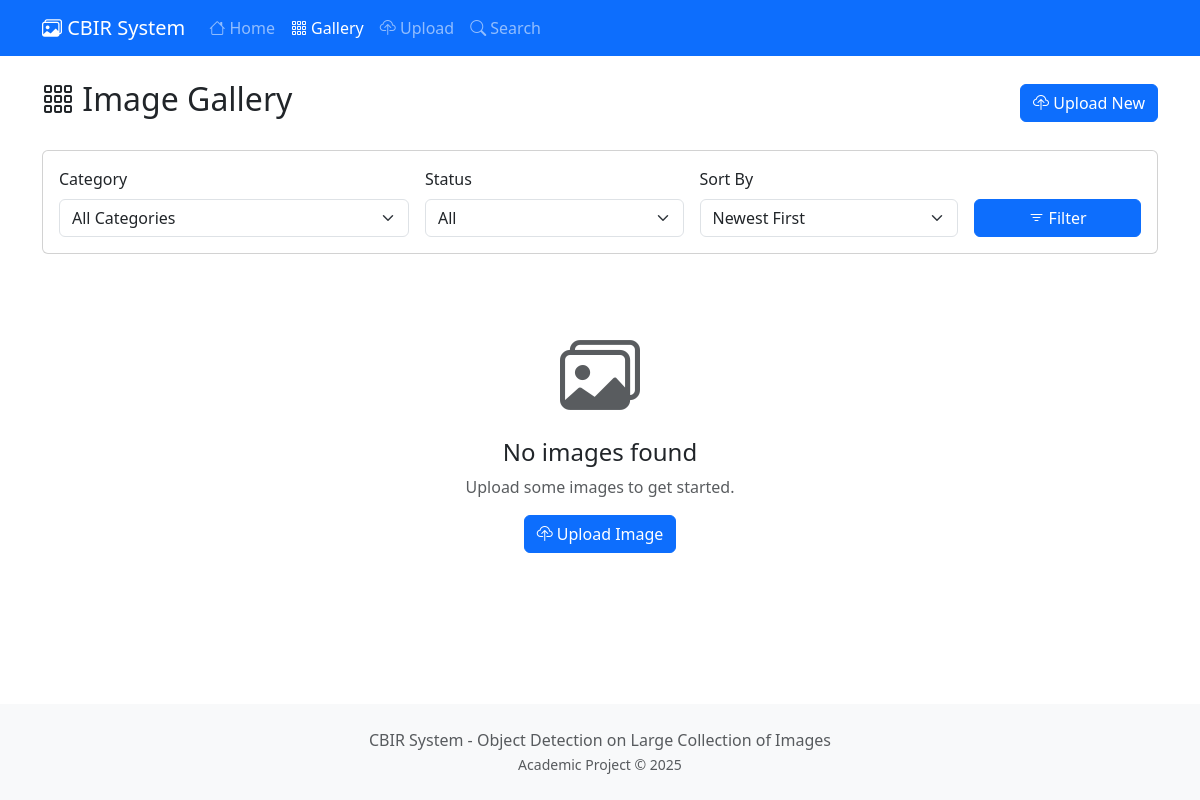
The app's page /gallery/, older data.
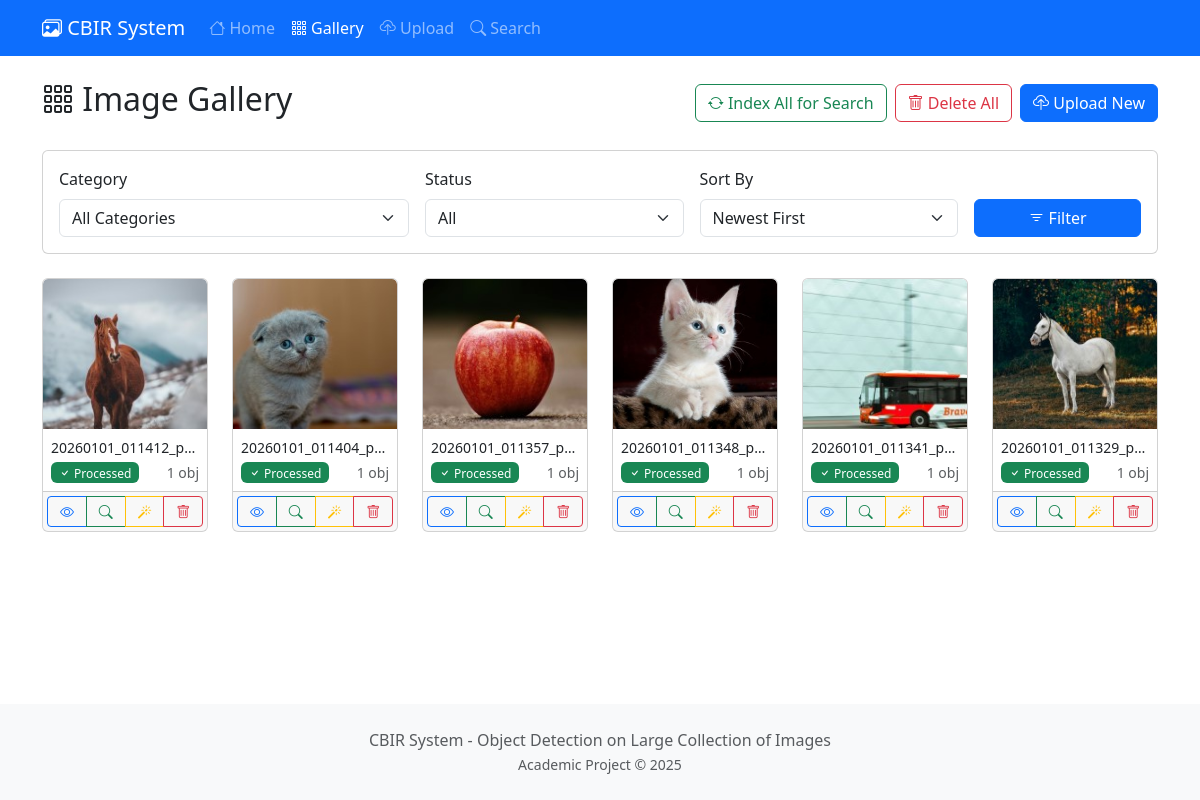
The same page, newer data.
### core/models.py (models this page shows, shortened)
class Image(models.Model):
    file = models.ImageField(upload_to=image_upload_path)
    filename = models.CharField(max_length=255)
    category = models.CharField(max_length=100, null=True, blank=True)
    uploaded_at = models.DateTimeField(auto_now_add=True)
    width = models.IntegerField(default=0)
    height = models.IntegerField(default=0)
    file_size = models.IntegerField(default=0)  # in bytes
    features_extracted = models.BooleanField(default=False)
    feature_vector = models.BinaryField(null=True, blank=True)  # Serialized numpy array
    class Meta:
        ordering = ['-uploaded_at']
    @property
    def image(self):
        return self.file
    @property
    def original_filename(self):
        return self.filename
    @property
    def is_processed(self):
        return self.detected_objects.exists()

### core/views.py (the view)
# urls.py: path('gallery/', views.GalleryView.as_view(), name='gallery'),
class GalleryView(ListView):
    model = Image
    template_name = 'core/gallery.html'
    context_object_name = 'images'
    paginate_by = 20
    def get_queryset(self):
        queryset = Image.objects.all()
        category = self.request.GET.get('category')
        if category:
            queryset = queryset.filter(category=category)
        search = self.request.GET.get('search')
        if search:
            queryset = queryset.filter(filename__icontains=search)
        return queryset
    def get_context_data(self, **kwargs):
        context = super().get_context_data(**kwargs)
        context['categories'] = [(cat, cat.replace('_', ' ').title()) for cat in settings.CATEGORY_LIST]
        context['current_category'] = self.request.GET.get('category', '')
        context['search_query'] = self.request.GET.get('search', '')
        return context

### templates/core/gallery.html (shortened to what this page needs)
{% extends 'core/base.html' %}
{% block content %}
<div class="d-flex justify-content-between align-items-center mb-4">
    <h2><i class="bi bi-grid-3x3-gap"></i> Image Gallery</h2>
    <div class="d-flex gap-2">
        {% if images %}
        <button type="button" class="btn btn-outline-success" onclick="indexAllImages()">
            <i class="bi bi-arrow-repeat"></i> Index All for Search
        </button>
        <button type="button" class="btn btn-outline-danger" onclick="deleteAllImages()">
            <i class="bi bi-trash"></i> Delete All
        </button>
        {% endif %}
        <a href="{% url 'core:upload' %}" class="btn btn-primary">
            <i class="bi bi-cloud-upload"></i> Upload New
        </a>
    </div>
</div>
<div class="card mb-4">
    <div class="card-body">
        <form method="get" class="row g-3">
            <div class="col-md-4">
                <label class="form-label">Category</label>
                <select name="category" class="form-select">
                    <option value="">All Categories</option>
                </select>
            </div>
            <div class="col-md-3">
                <label class="form-label">Status</label>
                <select name="processed" class="form-select">
                    <option value="">All</option>
                </select>
            </div>
            <div class="col-md-3">
                <label class="form-label">Sort By</label>
                <select name="sort" class="form-select">
                    <option value="-uploaded_at" {% if request.GET.sort == '-uploaded_at' %}selected{% endif %}>Newest First</option>
                </select>
            </div>
            <div class="col-md-2 d-flex align-items-end">
                <button type="submit" class="btn btn-primary w-100">
                    <i class="bi bi-filter"></i> Filter
                </button>
            </div>
        </form>
    </div>
</div>
{% if images %}
<div class="row" id="galleryGrid">
    {% for image in images %}
    <div class="col-lg-2 col-md-3 col-sm-4 col-6 mb-4">
        <div class="card h-100 image-card" data-image-id="{{ image.id }}">
            <a href="{% url 'core:image_detail' image.id %}">
                <img src="{{ image.image.url }}" class="card-img-top" alt="{{ image.original_filename }}">
            </a>
            <div class="card-body p-2">
                <p class="card-text small text-truncate mb-1" title="{{ image.original_filename }}">
                    {{ image.original_filename }}
                </p>
                <div class="d-flex justify-content-between align-items-center">
                    {% if image.is_processed %}
                    <span class="badge bg-success"><i class="bi bi-check"></i> Processed</span>
                    {% else %}
                    <span class="badge bg-secondary">Pending</span>
                    {% endif %}
                    <small class="text-muted">{{ image.detected_objects.count }} obj</small>
                </div>
            </div>
            <div class="card-footer p-1">
                <div class="btn-group btn-group-sm w-100">
                    <a href="{% url 'core:image_detail' image.id %}" class="btn btn-outline-primary" title="View">
                        <i class="bi bi-eye"></i>
                    </a>
                    <a href="{% url 'core:search_by_image' image.id %}" class="btn btn-outline-success" title="Find Similar">
                        <i class="bi bi-search"></i>
                    </a>
                    <a href="{% url 'core:transform' image.id %}" class="btn btn-outline-warning" title="Transform">
                        <i class="bi bi-magic"></i>
                    </a>
                    <button type="button" class="btn btn-outline-danger" title="Delete"
                            onclick="deleteImage({{ image.id }}, '{{ image.original_filename }}')">
                        <i class="bi bi-trash"></i>
                    </button>
                </div>
            </div>
        </div>
    </div>
    {% endfor %}
</div>
{% else %}
<div class="text-center py-5">
    <i class="bi bi-images display-1 text-muted"></i>
    <h4 class="mt-3">No images found</h4>
    <p class="text-muted">Upload some images to get started.</p>
    <a href="{% url 'core:upload' %}" class="btn btn-primary">
        <i class="bi bi-cloud-upload"></i> Upload Image
    </a>
</div>
{% endif %}
{% endblock %}

### templates/core/base.html (shortened to what this page needs)
{% load static %}
<!DOCTYPE html>
<html lang="en">
<head>
    <link href="https://cdn.jsdelivr.net/npm/bootstrap@5.3.2/dist/css/bootstrap.min.css" rel="stylesheet">
    <link href="https://cdn.jsdelivr.net/npm/bootstrap-icons@1.11.1/font/bootstrap-icons.css" rel="stylesheet">
    <link href="{% static 'css/style.css' %}" rel="stylesheet">
</head>
<body>
    <nav class="navbar navbar-expand-lg navbar-dark bg-primary">
        <div class="container">
            <a class="navbar-brand" href="{% url 'core:home' %}">
                <i class="bi bi-images"></i> CBIR System
            </a>
            <div class="collapse navbar-collapse" id="navbarNav">
                <ul class="navbar-nav me-auto">
                    <li class="nav-item">
                        <a class="nav-link {% if request.resolver_match.url_name == 'home' %}active{% endif %}" href="{% url 'core:home' %}">
                            <i class="bi bi-house"></i> Home
                        </a>
                    </li>
                    <li class="nav-item">
                        <a class="nav-link {% if request.resolver_match.url_name == 'gallery' %}active{% endif %}" href="{% url 'core:gallery' %}">
                            <i class="bi bi-grid-3x3-gap"></i> Gallery
                        </a>
                    </li>
                    <li class="nav-item">
                        <a class="nav-link {% if request.resolver_match.url_name == 'upload' %}active{% endif %}" href="{% url 'core:upload' %}">
                            <i class="bi bi-cloud-upload"></i> Upload
                        </a>
                    </li>
                    <li class="nav-item">
                        <a class="nav-link {% if request.resolver_match.url_name == 'search' %}active{% endif %}" href="{% url 'core:search' %}">
                            <i class="bi bi-search"></i> Search
                        </a>
                    </li>
                </ul>
            </div>
        </div>
    </nav>
    <main class="container my-4">
        {% block content %}{% endblock %}
    </main>
    <footer class="bg-light py-4 mt-auto">
        <div class="container text-center">
            <p class="text-muted mb-0">CBIR System - Object Detection on Large Collection of Images</p>
            <small class="text-muted">Academic Project &copy; 2025</small>
        </div>
    </footer>
</body>
</html>

### static/css/style.css (style rules this page uses)
body { min-height: 100vh; display: flex; flex-direction: column; }
main { flex: 1; }
.image-card { transition: all 0.3s ease; overflow: hidden; }
.image-card .card-img-top { height: 150px; object-fit: cover; transition: transform 0.3s ease; }
.badge { font-weight: 500; }

Row changes from the older to the newer data that the page shows:
added Image: image (picture), original_filename "20260101_011412_p…", shows "Processed", detected_objects.count "1"
added Image: image (picture), original_filename "20260101_011404_p…", shows "Processed", detected_objects.count "1"
added Image: image (picture), original_filename "20260101_011357_p…", shows "Processed", detected_objects.count "1"
added Image: image (picture), original_filename "20260101_011348_p…", shows "Processed", detected_objects.count "1"
added Image: image (picture), original_filename "20260101_011341_p…", shows "Processed", detected_objects.count "1"
added Image: image (picture), original_filename "20260101_011329_p…", shows "Processed", detected_objects.count "1"
Text that changed along with them:
text no longer shown: "No images found Upload some images to get started. Upload Image"
text now shown: "Index All for Search Delete All"
